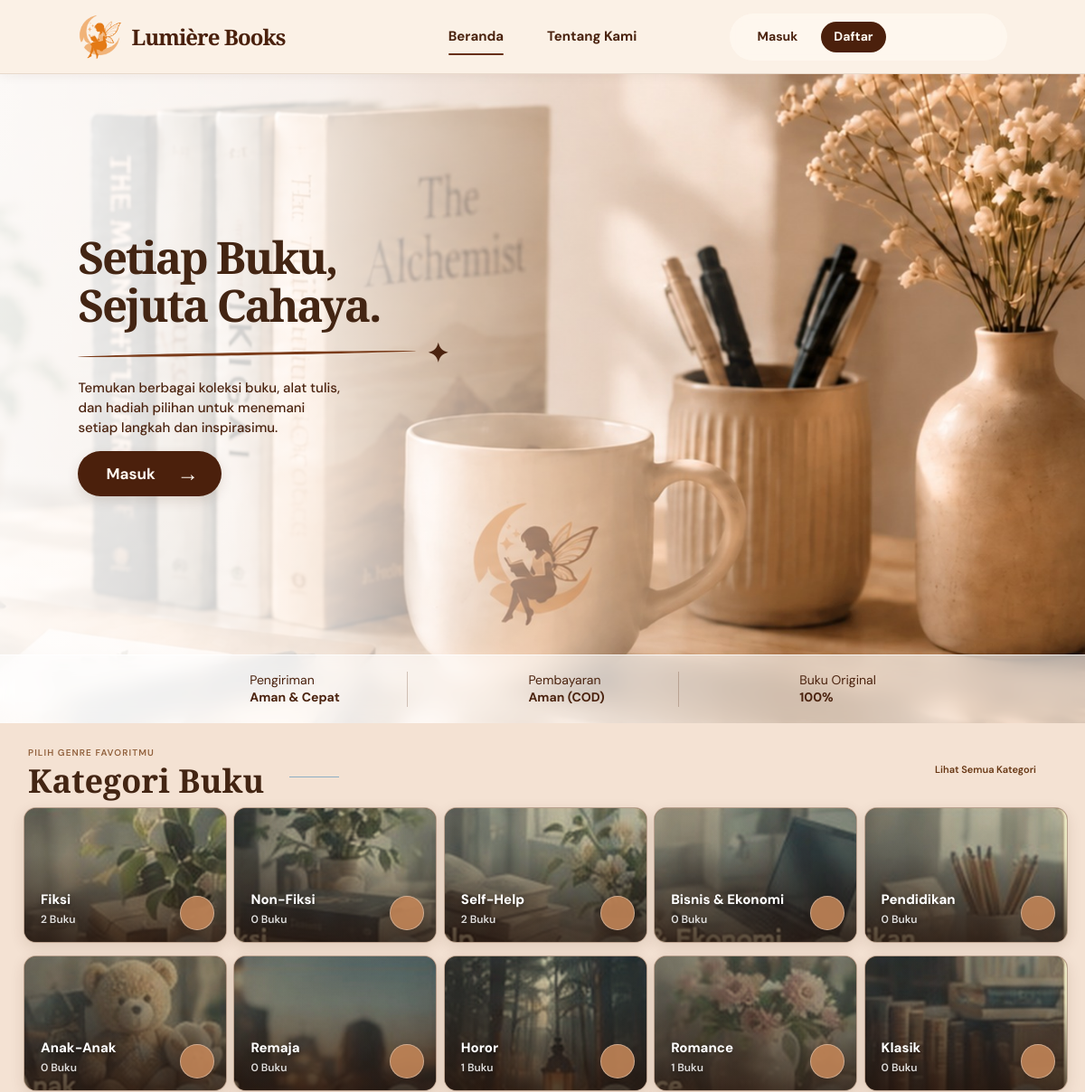
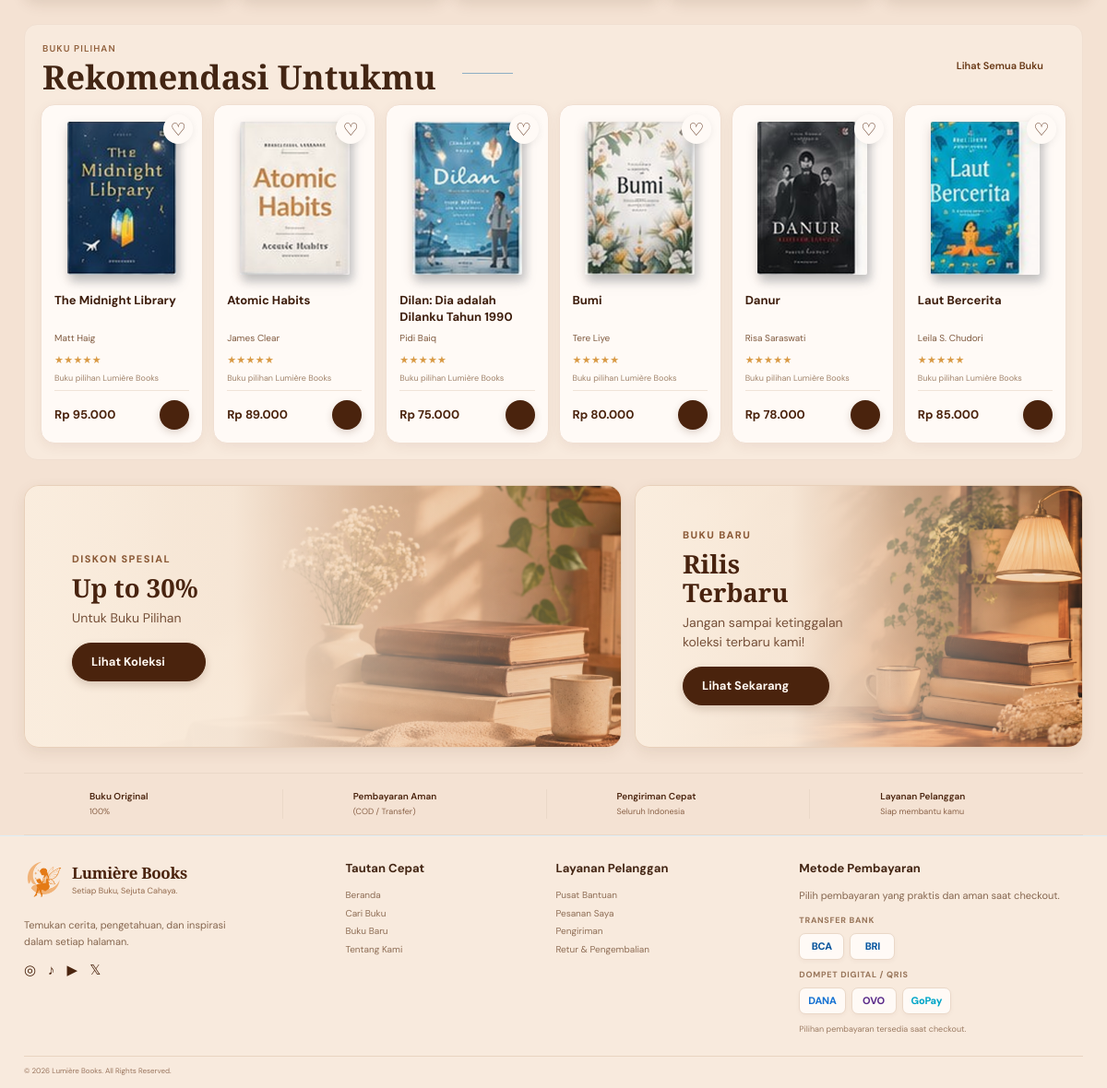
The page / on the database its author committed (2 pictures, top to bottom).
### tables this page shows
CREATE TABLE categories (
    id BIGINT UNSIGNED AUTO_INCREMENT PRIMARY KEY,
    name VARCHAR(100) NOT NULL,
    slug VARCHAR(120) NOT NULL UNIQUE,
    description TEXT NULL,
    image VARCHAR(255) NULL,
    created_at TIMESTAMP NOT NULL DEFAULT CURRENT_TIMESTAMP
);

CREATE TABLE books (
    id BIGINT UNSIGNED AUTO_INCREMENT PRIMARY KEY,
    category_id BIGINT UNSIGNED NULL,
    sku VARCHAR(40) NOT NULL UNIQUE,
    title VARCHAR(180) NOT NULL,
    author VARCHAR(140) NOT NULL,
    publisher VARCHAR(140) NULL,
    isbn VARCHAR(40) NULL,
    description TEXT NULL,
    price DECIMAL(12,2) NOT NULL DEFAULT 0,
    stock INT UNSIGNED NOT NULL DEFAULT 0,
    cover VARCHAR(255) NULL,
    is_featured TINYINT(1) NOT NULL DEFAULT 0,
    status ENUM('active', 'inactive') NOT NULL DEFAULT 'active',
    created_at TIMESTAMP NOT NULL DEFAULT CURRENT_TIMESTAMP,
    updated_at TIMESTAMP NULL DEFAULT NULL ON UPDATE CURRENT_TIMESTAMP,
    CONSTRAINT fk_books_category FOREIGN KEY (category_id)
        REFERENCES categories(id) ON DELETE SET NULL,
    INDEX idx_books_title (title),
    INDEX idx_books_author (author),
    INDEX idx_books_status (status)
);

### sistem/koneksi-database.php (called while the page is built, shortened)
<?php
function db(): PDO
{
    static $pdo = null;
    if ($pdo instanceof PDO) {
        return $pdo;
    }
    global $config;
    $settings = $config['db'];
    $dsn = sprintf(
        'mysql:host=%s;port=%s;dbname=%s;charset=utf8mb4',
        $settings['host'],
        $settings['port'],
        $settings['name']
    );
    $pdo = new PDO($dsn, $settings['user'], $settings['pass'], [
        PDO::ATTR_ERRMODE => PDO::ERRMODE_EXCEPTION,
        PDO::ATTR_DEFAULT_FETCH_MODE => PDO::FETCH_ASSOC,
        PDO::ATTR_EMULATE_PREPARES => false,
    ]);
    return $pdo;
}

### public/tampilan/pelanggan/bagian/isi-beranda.php (the view, shortened to what this page needs)
<section class="container section-block home-category-section">
    <div class="section-heading">
        <div>
            <span class="eyebrow">
                PILIH GENRE FAVORITMU
            </span>
            <h2>
                Kategori Buku
                <i>
                </i>
            </h2>
        </div>
        <a class="text-link" href="<?= e(url('categories')) ?>">
            Lihat Semua Kategori
            <?= ui_icon('arrow-right') ?>
        </a>
    </div>
    <?php
    $categoryIcons = [
        'fiksi' => 'book-open',
        'non-fiksi' => 'book',
        'self-help' => 'sprout',
        'bisnis-ekonomi' => 'chart',
        'pendidikan' => 'graduation',
        'anak-anak' => 'kids',
        'remaja' => 'star',
        'horor' => 'ghost',
        'romance' => 'heart',
        'klasik' => 'classical',
    ];
    ?>
    <div class="category-grid">
        <?php foreach (array_slice($categories, 0, 10) as $category): ?>
            <?php
            $countStatement = db()->prepare(
                'SELECT COUNT(*)
                 FROM books
                 WHERE category_id = ? AND status = "active"'
            );
            $countStatement->execute([$category['id']]);
            $count = (int) $countStatement->fetchColumn();
            $iconName = $categoryIcons[$category['slug']] ?? 'book-open';
            ?>
            <a
                class="category-card redesigned-category-card"
                href="<?= e(url('books', ['category' => $category['slug']])) ?>"
            >
                <img
                    class="category-card-photo category-card-photo-background"
                    src="<?= e(lumiere_category_photo_url($category)) ?>"
                    alt=""
                    aria-hidden="true"
                    loading="lazy"
                    onerror="this.style.display='none'"
                >
                <span class="category-symbol">
                    <?= ui_icon($iconName) ?>
                </span>
                <b>
                    <?= e($category['name']) ?>
                </b>
                <small>
                    <?= number_format($count, 0, ',', '.') ?>
                Buku
                </small>
                <span class="circle-arrow">
                    <?= ui_icon('arrow-right') ?>
                </span>
            </a>
            <?php endforeach; ?>
        </div>
    </section>
    <section class="container recommendation-section section-block">
        <div class="recommendation-inner">
            <div class="section-heading">
                <div>
                    <span class="eyebrow">
                    BUKU PILIHAN
                    </span>
                    <h2>
                    Rekomendasi Untukmu
                        <i>
                        </i>
                    </h2>
                </div>
                <a class="text-link" href="<?= e(url('books')) ?>">
                Lihat Semua Buku
                    <?= ui_icon('arrow-right') ?>
                </a>
            </div>
            <div class="book-grid redesigned-book-grid">
                <?php foreach (array_slice($featuredBooks, 0, 6) as $book): ?>
                    <article class="book-card redesigned-book-card">
                        <?php $isFavorite = in_array((int) $book['id'], $favoriteBookIds, true); ?>
                        <?php if ($user): ?>
                        <form class="favorite-toggle" method="post" action="<?= e(url('home')) ?>">
                        <?php else: ?>
                        <form class="favorite-toggle" method="get" action="index.php">
                        <?php endif; ?>
                            <button
                                class="<?= $isFavorite ? 'is-favorite' : '' ?>"
                                type="submit"
                                aria-pressed="<?= $isFavorite ? 'true' : 'false' ?>"
                                title="<?= $isFavorite ? 'Hapus dari favorit' : 'Simpan ke favorit' ?>"
                            >
                                <?= $isFavorite ? '♥' : '♡' ?>
                            </button>
                        </form>
                        <a
                            class="book-cover-wrap"
                            href="<?= e(url('book', ['id' => $book['id']])) ?>"
                        >
                            <img
                                src="<?= e(cover_url($book['cover'])) ?>"
                                alt="Cover <?= e($book['title']) ?>"
                                class="book-cover"
                            >
                        </a>
                        <div class="book-card-body">
                            <a
                                class="book-title"
                                href="<?= e(url('book', ['id' => $book['id']])) ?>"
                            >
                                <?= e($book['title']) ?>
                            </a>
                            <span class="book-author">
                                <?= e($book['author']) ?>
                            </span>
                            <span class="book-rating">
                                <span>
                            ★★★★★
                                </span>
                                <small>
                            Buku pilihan Lumière Books
                                </small>
                            </span>
                            <div class="book-card-bottom">
                                <b>
                                <?= money($book['price']) ?>
                                </b>
                                <?php if ($user): ?>
                                <form
                                    class="js-add-to-cart"
                                    action="<?= e(url('home')) ?>"
                                    data-cart-endpoint="<?= e(url('home')) ?>"
                                    method="post"
                                >
                                <?= csrf_field() ?>
                                <input type="hidden" name="action" value="add_to_cart">
                                <input
                                    type="hidden"
                                    name="book_id"
                                    value="<?= (int) $book['id'] ?>"
                                >
                                <input type="hidden" name="quantity" value="1">
                                <?php else: ?>
                                <form action="index.php" method="get">
                                <?php endif; ?>
                                <button
                                    class="round-cart"
                                    type="submit"
                                    aria-label="Tambah <?= e($book['title']) ?> ke keranjang"
                                >
                                <?= ui_icon('cart') ?>
                                </button>
                                </form>
                            </div>
                        </div>
                    </article>
                    <?php endforeach; ?>
                </div>
            </div>
        </section>
        <section class="container promo-grid section-block">
            <article class="promo-card redesigned-promo promo-sale">
                <div class="promo-copy">
                    <span class="eyebrow">
                DISKON SPESIAL
                    </span>
                    <h2>
                Up to 30%
                    </h2>
                    <p>
                Untuk Buku Pilihan
                    </p>
                    <a class="button button-primary" href="<?= e(url('books')) ?>">
                Lihat Koleksi
                        <?= ui_icon('arrow-right') ?>
                    </a>
                </div>
                <img
                    src="<?= e(asset('images/promo-sale.jpg')) ?>"
                    alt="Promo diskon buku pilihan dengan tumpukan buku dan vas bunga"
                >
            </article>
            <article class="promo-card redesigned-promo promo-new">
                <div class="promo-copy">
                    <span class="eyebrow">
                BUKU BARU
                    </span>
                    <h2>
                Rilis Terbaru
                    </h2>
                    <p>
                Jangan sampai ketinggalan koleksi terbaru kami!
                    </p>
                    <a
                        class="button button-primary"
                        href="<?= e(url('books', ['sort' => 'new'])) ?>"
                    >
                Lihat Sekarang
                        <?= ui_icon('arrow-right') ?>
                    </a>
                </div>
                <img
                    src="<?= e(asset('images/promo-new.jpg')) ?>"
                    alt="Koleksi buku terbaru dengan lampu hangat dan tumpukan buku"
                >
            </article>
        </section>
        <section class="container home-benefits">
            <div>
                <?= ui_icon('book-open') ?>
                <span>
                    <b>
                Buku Original
                    </b>
                    <small>
                100%
                    </small>
                </span>
            </div>
            <div>
                <?= ui_icon('shield') ?>
                <span>
                    <b>
                Pembayaran Aman
                    </b>
                    <small>
                (COD / Transfer)
                    </small>
                </span>
            </div>
            <div>
                <?= ui_icon('truck') ?>
                <span>
                    <b>
                Pengiriman Cepat
                    </b>
                    <small>
                Seluruh Indonesia
                    </small>
                </span>
            </div>
            <div>
                <?= ui_icon('headset') ?>
                <span>
                    <b>
                Layanan Pelanggan
                    </b>
                    <small>
                Siap membantu kamu
                    </small>
                </span>
            </div>
        </section>

### sistem/fungsi-bantu.php (shortened to what this page needs)
<?php
function e(mixed $value): string
{
    return htmlspecialchars((string) $value, ENT_QUOTES, 'UTF-8');
}
function money(int|float|string $amount): string
{
    return 'Rp ' . number_format((float) $amount, 0, ',', '.');
}
function url(string $page = 'home', array $params = []): string
{
    return 'index.php?' . http_build_query(array_merge(['page' => $page], $params));
}
function asset(string $path): string
{
    return 'assets/' . ltrim($path, '/');
}
function current_user(): ?array
{
    if (empty($_SESSION['user_id'])) {
        return null;
    }
    static $user = null;
    return $user;
}
function cover_url(?string $cover): string
{
    $relative = ltrim(str_replace('\\', '/', $cover), '/');
    $publicFile = dirname(__DIR__) . '/public/' . $relative;
    if (is_file($publicFile)) {
        return $relative;
    }
    return asset('covers/default.png');
}
function lumiere_category_photo_url(array $category): string
{
    if (!empty($category['image'])) {
        return category_image_url($category);
    }
    return category_image_url($category);
}
function category_image_url(array $category): string
{
    $image = trim((string) ($category['image'] ?? ''));
    if ($image !== '') {
        $relative = ltrim(str_replace('\\', '/', $image), '/');
        $publicFile = dirname(__DIR__) . '/public/' . $relative;
        if (is_file($publicFile)) {
            return $relative;
        }
    }
    $slug = trim((string) ($category['slug'] ?? ''));
    $slug = $slug !== '' ? $slug : 'fiksi';
    return asset('categories/' . $slug . '.png');
}
function ui_icon(string $name, string $class = ''): string
{
    $paths = $icons[$name] ?? $icons['book'];
    $className = trim('ui-icon ' . $class);
    return '<svg class="' . e($className) . '" viewBox="0 0 24 24" fill="none" stroke="currentColor" stroke-width="1.7" stroke-linecap="round" stroke-linejoin="round" aria-hidden="true">' .
        $paths .
        '</svg>';
}

### rows shown on the page
categories: image (picture), name "Fiksi", count "2"
categories: image (picture), name "Non-Fiksi", count "0"
categories: image (picture), name "Self-Help", count "2"
categories: image (picture), name "Bisnis & Ekonomi", count "0"
categories: image (picture), name "Pendidikan", count "0"
categories: image (picture), name "Anak-Anak", count "0"
categories: image (picture), name "Remaja", count "0"
categories: image (picture), name "Horor", count "1"
categories: image (picture), name "Romance", count "1"
categories: image (picture), name "Klasik", count "0"
books: cover (picture), title "The Midnight Library", author "Matt Haig", price "Rp 95.000"
books: cover (picture), title "Atomic Habits", author "James Clear", price "Rp 89.000"
books: cover (picture), title "Dilan: Dia adalah Dilanku Tahun 1990", author "Pidi Baiq", price "Rp 75.000"
books: cover (picture), title "Bumi", author "Tere Liye", price "Rp 80.000"
books: cover (picture), title "Danur", author "Risa Saraswati", price "Rp 78.000"
books: cover (picture), title "Laut Bercerita", author "Leila S. Chudori", price "Rp 85.000"
